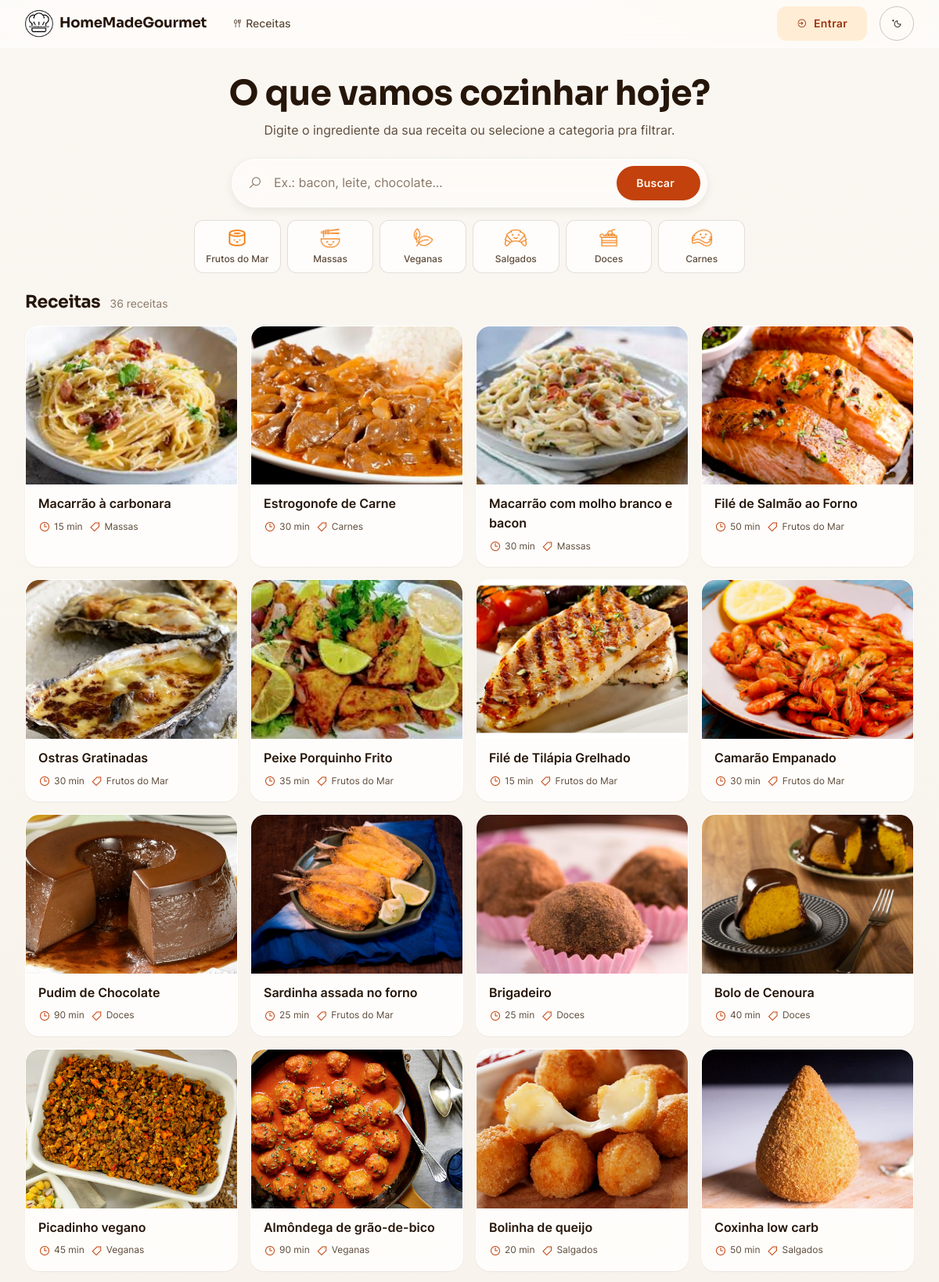
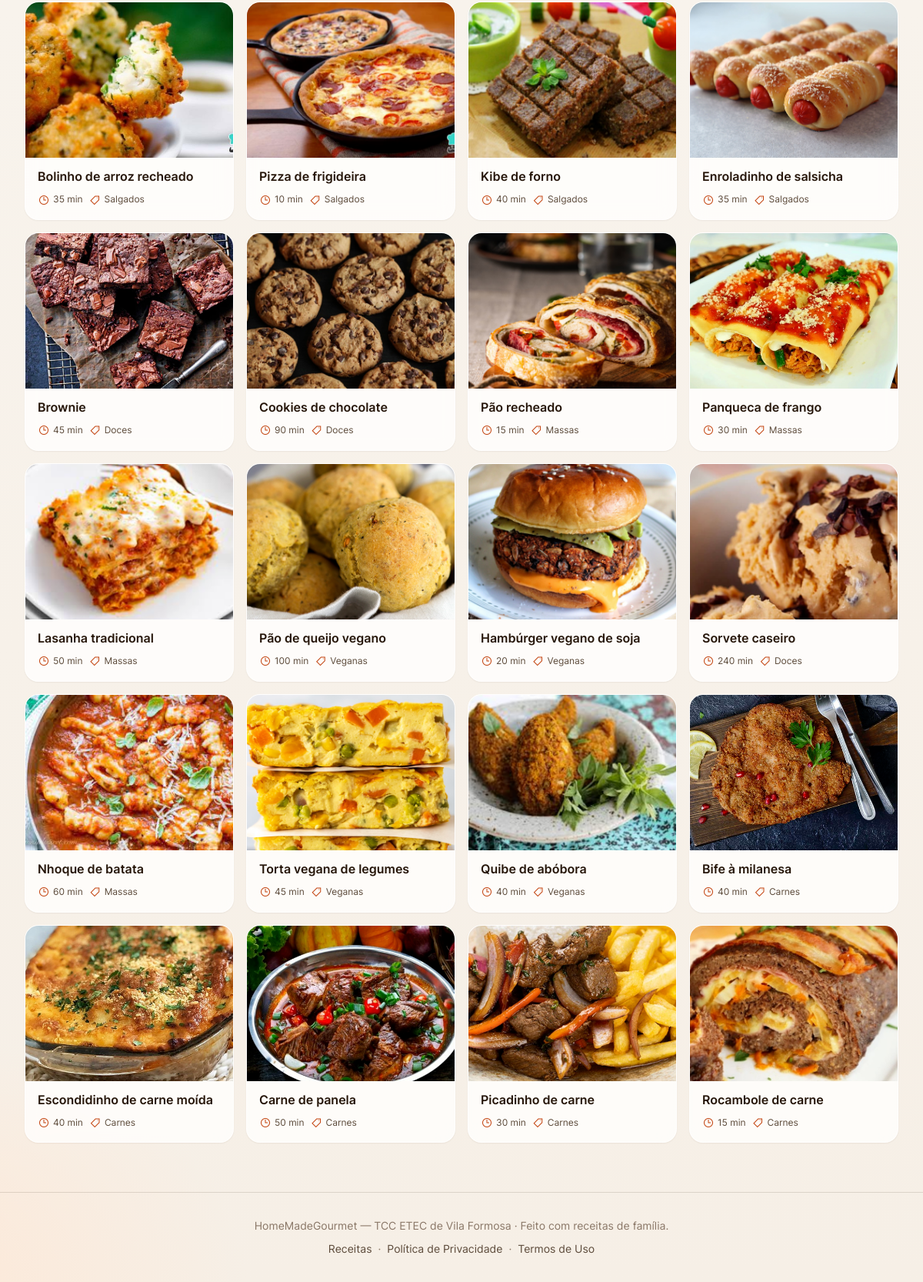
The page / on the database its author committed (2 pictures, top to bottom).
### tables this page shows
CREATE TABLE receita (
    idReceita     INT UNSIGNED   NOT NULL AUTO_INCREMENT,
    nomeReceita   VARCHAR(70)    NOT NULL,
    porcoes       SMALLINT UNSIGNED NOT NULL,
    tempoReceita  VARCHAR(10)    NOT NULL,
    qtdCalorias   DECIMAL(7,2)   NOT NULL,
    link          VARCHAR(400)   NOT NULL COMMENT 'Embed (iframe) do vídeo no YouTube (youtube-nocookie)',
    ingrediente_1  VARCHAR(60)   NULL,
    ingrediente_2  VARCHAR(60)   NULL,
    ingrediente_3  VARCHAR(60)   NULL,
    ingrediente_4  VARCHAR(60)   NULL,
    ingrediente_5  VARCHAR(60)   NULL,
    ingrediente_6  VARCHAR(60)   NULL,
    ingrediente_7  VARCHAR(60)   NULL,
    ingrediente_8  VARCHAR(60)   NULL,
    ingrediente_9  VARCHAR(60)   NULL,
    ingrediente_10 VARCHAR(60)   NULL,
    ingrediente_11 VARCHAR(60)   NULL,
    ingrediente_12 VARCHAR(60)   NULL,
    ingrediente_13 VARCHAR(60)   NULL,
    ingrediente_14 VARCHAR(60)   NULL,
    ingrediente_15 VARCHAR(60)   NULL,
    modoPreparo   TEXT           NOT NULL,
    idcategoriaFK INT UNSIGNED   NULL,
    imagem        VARCHAR(30)    NOT NULL,

    CONSTRAINT pk_receita              PRIMARY KEY (idReceita),
    CONSTRAINT uq_receita_nome         UNIQUE (nomeReceita),
    CONSTRAINT uq_receita_link         UNIQUE (link),
    CONSTRAINT ck_receita_porcoes      CHECK (porcoes > 0),
    CONSTRAINT ck_receita_calorias     CHECK (qtdCalorias >= 0),
    CONSTRAINT ck_receita_ingrediente1 CHECK (ingrediente_1 IS NOT NULL)
);

### public/index.php (called while the page is built, shortened)
<?php
$services = require __DIR__ . '/../config/bootstrap.php';
try {
    $viewData = $services['recipeController']->list($_GET);
} catch (PDOException) {
    http_response_code(503);
    require __DIR__ . '/../src/Presentation/View/unavailable.php';
    exit;
}
require __DIR__ . '/../src/Presentation/View/index.php';

### config/bootstrap.php (called while the page is built, shortened)
<?php
$vendorAutoload = __DIR__ . '/../vendor/autoload.php';
$connectionFactory = new PdoConnectionFactory(
    getenv('DB_HOST') ?: 'localhost',
    getenv('DB_NAME') ?: 'tcc_receitas',
    getenv('DB_USER') ?: 'root',
    getenv('DB_PASS') !== false ? (string) getenv('DB_PASS') : '',
    getenv('DB_PORT') ?: '3306',
    getenv('DB_SSL_CA') ?: null,
    getenv('DB_SSL_VERIFY') !== 'false'
);
$userRepository = new PdoUserRepository($connectionFactory);
$recipeRepository = new PdoRecipeRepository($connectionFactory);
$authenticateUserUseCase = new AuthenticateUserUseCase($userRepository);
$registerUserUseCase = new RegisterUserUseCase($userRepository);
$updateUserProfileUseCase = new UpdateUserProfileUseCase($userRepository);
$deleteUserAccountUseCase = new DeleteUserAccountUseCase($userRepository);
$findRecipesUseCase = new FindRecipesUseCase($recipeRepository);
$sessionManager = new SessionManager();
$rateLimiter = new FileRateLimiter();
return [
    'authController' => new AuthController($registerUserUseCase, $authenticateUserUseCase, $deleteUserAccountUseCase, $sessionManager, $rateLimiter),
    'profileController' => new ProfileController($updateUserProfileUseCase, $sessionManager),
    'recipeController' => new RecipeController($findRecipesUseCase, $sessionManager),
    'sessionManager' => $sessionManager,
];

### src/Infrastructure/Security/FileRateLimiter.php (called while the page is built, shortened)
<?php
class FileRateLimiter implements RateLimiterInterface
{
    public function __construct(?string $directory = null)
    {
        $this->directory = $directory ?? sys_get_temp_dir() . '/hmg-ratelimit';
    }
}

### src/Presentation/Http/SessionManager.php (called while the page is built, shortened)
<?php
class SessionManager
{
    private function isHttps(): bool
    {
        return ($_SERVER['HTTP_X_FORWARDED_PROTO'] ?? '') === 'https';
    }
}

### src/Application/UseCase/FindRecipesUseCase.php (called while the page is built, shortened)
<?php
class FindRecipesUseCase
{
    public function execute(?string $search, ?int $categoryId): array
    {
        $search = $search !== null ? trim($search) : null;
        $summaries = $this->recipeRepository->findSummaries($search, $categoryId);
        $details = $this->recipeRepository->findDetails($search, $categoryId);
        return [
            'cards' => array_map(fn (array $recipe) => $this->mapSummary($recipe), $summaries),
            'details' => array_map(fn (array $recipe) => $this->mapDetail($recipe), $details),
        ];
    }
    private function mapSummary(array $recipe): array
    {
        return [
            'id' => (int) $recipe['idReceita'],
            'name' => $recipe['nomeReceita'],
            'time' => $recipe['tempoReceita'],
            'category' => $this->categoryLabel((int) $recipe['idcategoriaFK']),
            'image' => $recipe['imagem'],
        ];
    }
    private function mapDetail(array $recipe): array
    {
        $ingredients = [];
        for ($index = 1; $index <= 15; $index++) {
            $column = 'ingrediente_' . $index;
            $value = trim((string) ($recipe[$column] ?? ''));
            $ingredients[] = $value !== '' ? $value : 'Não há mais ingredientes';
        }
        $preparation = [];
        $steps = explode('.', (string) $recipe['modoPreparo']);
        foreach ($steps as $index => $step) {
            $step = trim($step);
            if ($step === '') {
                continue;
            }
            $preparation[] = sprintf('%d. %s', $index, $step);
        }
        return [
            'id' => (int) $recipe['idReceita'],
            'name' => $recipe['nomeReceita'],
            'video' => $recipe['link'],
            'category' => $this->categoryLabel((int) $recipe['idcategoriaFK']),
            'time' => $recipe['tempoReceita'],
            'servings' => (int) $recipe['porcoes'],
            'calories' => (float) $recipe['qtdCalorias'],
            'ingredients' => $ingredients,
            'preparation' => $preparation,
        ];
    }
    private function categoryLabel(int $id): string
    {
        return self::CATEGORY_LABELS[$id] ?? 'Sem categoria';
    }
}

### src/Infrastructure/Repository/PdoRecipeRepository.php (called while the page is built, shortened)
<?php
class PdoRecipeRepository implements RecipeRepositoryInterface
{
    public function findSummaries(?string $search, ?int $categoryId): array
    {
        $query = 'SELECT idReceita, nomeReceita, tempoReceita, idcategoriaFK, imagem FROM receita';
        [$whereSql, $params] = $this->buildFilters($search, $categoryId);
        $stmt = $this->connectionFactory->create()->prepare($query . $whereSql);
        $stmt->execute($params);
        return $stmt->fetchAll(PDO::FETCH_ASSOC);
    }
    public function findDetails(?string $search, ?int $categoryId): array
    {
        $query = 'SELECT idReceita, qtdCalorias, nomeReceita, porcoes, tempoReceita, link, ingrediente_1, ingrediente_2, ingrediente_3, ingrediente_4, ingrediente_5, ingrediente_6, ingrediente_7, ingrediente_8, ingrediente_9, ingrediente_10, ingrediente_11, ingrediente_12, ingrediente_13, ingrediente_14, ingrediente_15, modoPreparo, idcategoriaFK FROM receita';
        [$whereSql, $params] = $this->buildFilters($search, $categoryId);
        $stmt = $this->connectionFactory->create()->prepare($query . $whereSql);
        $stmt->execute($params);
        return $stmt->fetchAll(PDO::FETCH_ASSOC);
    }
    private function buildFilters(?string $search, ?int $categoryId): array
    {
        $conditions = [];
        $params = [];
        if ($conditions === []) {
            return ['', []];
        }
        return [' WHERE ' . implode(' AND ', $conditions), $params];
    }
}

### src/Infrastructure/Database/PdoConnectionFactory.php (called while the page is built, shortened)
<?php
class PdoConnectionFactory
{
    private ?PDO $connection = null;
    public function create(): PDO
    {
        if ($this->connection instanceof PDO) {
            return $this->connection;
        }
        $options = [
            PDO::ATTR_ERRMODE => PDO::ERRMODE_EXCEPTION,
            PDO::ATTR_DEFAULT_FETCH_MODE => PDO::FETCH_ASSOC,
            PDO::ATTR_EMULATE_PREPARES => false,
        ];
        $this->connection = new PDO(
            sprintf('mysql:host=%s;port=%s;dbname=%s;charset=utf8mb4', $this->host, $this->port, $this->database),
            $this->username,
            $this->password,
            $options
        );
        return $this->connection;
    }
}

### src/Presentation/Controller/RecipeController.php (called while the page is built, shortened)
<?php
class RecipeController
{
    public function list(array $query): array
    {
        $search = isset($query['pesquisa']) ? trim((string) $query['pesquisa']) : null;
        $categoryId = isset($query['categoriaReceita']) && $query['categoriaReceita'] !== '' ? (int) $query['categoriaReceita'] : null;
        $errorMessage = null;
        $recipes = $this->findRecipesUseCase->execute(
            isset($query['buscar']) ? $search : null,
            isset($query['buscar']) ? $categoryId : null,
        );
        return [
            'cards' => $recipes['cards'],
            'details' => $recipes['details'],
            'errorMessage' => $errorMessage,
        ];
    }
}

### src/Presentation/View/index.php (the view, shortened to what this page needs)
<?php
$cards = $viewData['cards'] ?? [];
$errorMessage = $viewData['errorMessage'] ?? null;
$pesquisaAtual = isset($_GET['pesquisa']) ? trim((string) $_GET['pesquisa']) : '';
$filtrando = isset($_GET['buscar']);
$categorias = [
    1 => ['sushiIcone.png', 'Frutos do Mar'],
    2 => ['massaIcone.png', 'Massas'],
    3 => ['veganoIcone.png', 'Veganas'],
    4 => ['croassaIcone.png', 'Salgados'],
    5 => ['boloIcone.png', 'Doces'],
    6 => ['carneIcone.png', 'Carnes'],
];
?>
<!DOCTYPE html>
<html lang="pt-br">
<head>
<?php
require __DIR__ . '/partials/head.php';
?>
</head>
<body>
<?php require __DIR__ . '/partials/header.php'; ?>
    <main id="conteudo" role="main">
        <section class="search-hero container" aria-labelledby="tituloBusca">
            <h1 id="tituloBusca">O que vamos cozinhar hoje?</h1>
            <p>Digite o ingrediente da sua receita ou selecione a categoria pra filtrar.</p>
            <form action="index.php" method="GET" id="formSearch" role="search" aria-label="Buscar receitas">
                <div class="search-bar glass">
                    <div class="field__control">
                        <i class="las la-search" aria-hidden="true"></i>
                        <input class="field__input" id="campoPesquisa" name="pesquisa" type="search"
                               placeholder="Ex.: bacon, leite, chocolate…"
                               value="<?= htmlspecialchars($pesquisaAtual) ?>">
                    </div>
                    <button class="btn btn--primary" type="submit" name="buscar" id="btnBuscar">
                        Buscar<span class="visually-hidden"> receitas</span>
                    </button>
                </div>
                <fieldset class="cat-filter">
                    <?php foreach ($categorias as $id => $categoria): ?>
                        <label class="chip">
                            <span class="chip__body">
                                <img src="./assets/img/<?= htmlspecialchars($categoria[0]) ?>" alt="" width="28" height="28">
                                <?= htmlspecialchars($categoria[1]) ?>
                            </span>
                        </label>
                    <?php endforeach; ?>
                </fieldset>
            </form>
        </section>
        <section class="results container" aria-labelledby="tituloResultados">
            <div class="results__head">
                <h2 id="tituloResultados"><?= $filtrando ? 'Sua pesquisa' : 'Receitas' ?></h2>
                <span class="results__count" role="status"><?= count($cards) ?> receita<?= count($cards) === 1 ? '' : 's' ?></span>
            </div>
            <?php if (!empty($errorMessage)): ?>
                <div class="empty glass" role="status">
                    <i class="las la-utensils" aria-hidden="true"></i>
                    <h3><?= htmlspecialchars($errorMessage) ?></h3>
                    <p style="margin-inline:auto;">Experimente outro ingrediente ou escolha uma categoria acima.</p>
                    <a class="btn btn--soft" href="index.php">Ver todas as receitas</a>
                </div>
            <?php else: ?>
                <ul class="recipe-grid" id="gradeReceitas" role="list" style="list-style:none; padding:0;">
                    <?php foreach ($cards as $i => $recipe): ?>
                        <li class="card recipe-card reveal" style="animation-delay: <?= min($i * 40, 400) ?>ms">
                            <button type="button" class="recipe-card__btn js-abrir-receita"
                                    data-receita="<?= (int) $recipe['id'] ?>"
                                    aria-haspopup="dialog"
                                    aria-label="Abrir receita: <?= htmlspecialchars($recipe['name']) ?>">
                                <span class="recipe-card__media">
                                    <img src="./assets/img/<?= htmlspecialchars($recipe['image']) ?>"
                                         alt="" loading="lazy" width="400" height="300">
                                </span>
                                <span class="recipe-card__body">
                                    <span class="recipe-card__title"><?= htmlspecialchars($recipe['name']) ?></span>
                                    <span class="recipe-card__meta">
                                        <span><i class="las la-clock" aria-hidden="true"></i><?= htmlspecialchars($recipe['time']) ?></span>
                                        <span><i class="las la-tag" aria-hidden="true"></i><?= htmlspecialchars($recipe['category']) ?></span>
                                    </span>
                                </span>
                            </button>
                        </li>
                    <?php endforeach; ?>
                </ul>
            <?php endif; ?>
        </section>
    </main>
<?php require __DIR__ . '/partials/footer.php'; ?>
</body>
</html>

### rows shown on the page
receita: imagem (picture), nomeReceita "Macarrão à carbonara", tempoReceita "15 min", category "Massas"
receita: imagem (picture), nomeReceita "Estrogonofe de Carne", tempoReceita "30 min", category "Carnes"
receita: imagem (picture), nomeReceita "Macarrão com molho branco e bacon", tempoReceita "30 min", category "Massas"
receita: imagem (picture), nomeReceita "Filé de Salmão ao Forno", tempoReceita "50 min", category "Frutos do Mar"
receita: imagem (picture), nomeReceita "Ostras Gratinadas", tempoReceita "30 min", category "Frutos do Mar"
receita: imagem (picture), nomeReceita "Peixe Porquinho Frito", tempoReceita "35 min", category "Frutos do Mar"
receita: imagem (picture), nomeReceita "Filé de Tilápia Grelhado", tempoReceita "15 min", category "Frutos do Mar"
receita: imagem (picture), nomeReceita "Camarão Empanado", tempoReceita "30 min", category "Frutos do Mar"
receita: imagem (picture), nomeReceita "Pudim de Chocolate", tempoReceita "90 min", category "Doces"
receita: imagem (picture), nomeReceita "Sardinha assada no forno", tempoReceita "25 min", category "Frutos do Mar"
receita: imagem (picture), nomeReceita "Brigadeiro", tempoReceita "25 min", category "Doces"
receita: imagem (picture), nomeReceita "Bolo de Cenoura", tempoReceita "40 min", category "Doces"
receita: imagem (picture), nomeReceita "Picadinho vegano", tempoReceita "45 min", category "Veganas"
receita: imagem (picture), nomeReceita "Almôndega de grão-de-bico", tempoReceita "90 min", category "Veganas"
receita: imagem (picture), nomeReceita "Bolinha de queijo", tempoReceita "20 min", category "Salgados"
receita: imagem (picture), nomeReceita "Coxinha low carb", tempoReceita "50 min", category "Salgados"
receita: imagem (picture), nomeReceita "Bolinho de arroz recheado", tempoReceita "35 min", category "Salgados"
receita: imagem (picture), nomeReceita "Pizza de frigideira", tempoReceita "10 min", category "Salgados"
receita: imagem (picture), nomeReceita "Kibe de forno", tempoReceita "40 min", category "Salgados"
receita: imagem (picture), nomeReceita "Enroladinho de salsicha", tempoReceita "35 min", category "Salgados"
receita: imagem (picture), nomeReceita "Brownie", tempoReceita "45 min", category "Doces"
receita: imagem (picture), nomeReceita "Cookies de chocolate", tempoReceita "90 min", category "Doces"
receita: imagem (picture), nomeReceita "Pão recheado", tempoReceita "15 min", category "Massas"
receita: imagem (picture), nomeReceita "Panqueca de frango", tempoReceita "30 min", category "Massas"
receita: imagem (picture), nomeReceita "Lasanha tradicional", tempoReceita "50 min", category "Massas"
receita: imagem (picture), nomeReceita "Pão de queijo vegano", tempoReceita "100 min", category "Veganas"
receita: imagem (picture), nomeReceita "Hambúrger vegano de soja", tempoReceita "20 min", category "Veganas"
receita: imagem (picture), nomeReceita "Sorvete caseiro", tempoReceita "240 min", category "Doces"
receita: imagem (picture), nomeReceita "Nhoque de batata", tempoReceita "60 min", category "Massas"
receita: imagem (picture), nomeReceita "Torta vegana de legumes", tempoReceita "45 min", category "Veganas"
receita: imagem (picture), nomeReceita "Quibe de abóbora", tempoReceita "40 min", category "Veganas"
receita: imagem (picture), nomeReceita "Bife à milanesa", tempoReceita "40 min", category "Carnes"
receita: imagem (picture), nomeReceita "Escondidinho de carne moída", tempoReceita "40 min", category "Carnes"
receita: imagem (picture), nomeReceita "Carne de panela", tempoReceita "50 min", category "Carnes"
receita: imagem (picture), nomeReceita "Picadinho de carne", tempoReceita "30 min", category "Carnes"
receita: imagem (picture), nomeReceita "Rocambole de carne", tempoReceita "15 min", category "Carnes"

### other values the page prints
$categoria[1] "Frutos do Mar"
$categoria[1] "Massas"
$categoria[1] "Veganas"
$categoria[1] "Salgados"
$categoria[1] "Doces"
$categoria[1] "Carnes"
count($cards) "36"
